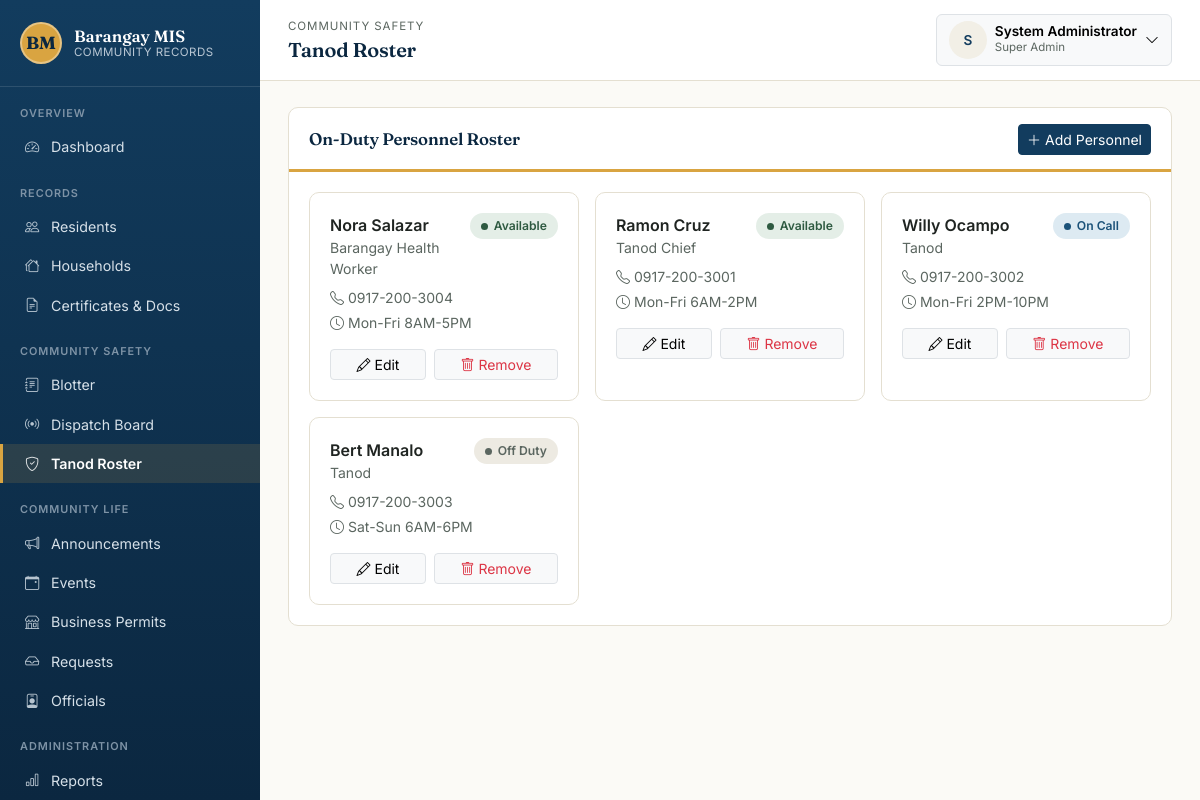
The page /modules/dispatch/roster.php (signed in) on the database its author committed.
### tables this page shows
CREATE TABLE tanod_roster (
    id                INT AUTO_INCREMENT PRIMARY KEY,
    full_name         VARCHAR(150) NOT NULL,
    contact_number    VARCHAR(20),
    role              VARCHAR(100) NOT NULL DEFAULT 'Tanod',
    shift_schedule    VARCHAR(100),
    status            ENUM('Available','On Call','Off Duty') NOT NULL DEFAULT 'Available',
    created_at        TIMESTAMP NOT NULL DEFAULT CURRENT_TIMESTAMP
);

### includes/auth.php (called while the page is built, shortened)
<?php
function current_role(): string
{
    return $_SESSION['role'] ?? '';
}

### includes/functions.php (called while the page is built, shortened)
<?php
function clean(?string $value): string
{
    return htmlspecialchars(trim($value ?? ''), ENT_QUOTES, 'UTF-8');
}

### modules/dispatch/roster.php (the view, shortened to what this page needs)
<?php
require_once __DIR__ . '/../../config.php';
require_once __DIR__ . '/../../includes/auth.php';
require_once __DIR__ . '/../../includes/functions.php';
$canManage = in_array(current_role(), STAFF_ROLES, true);
$roster = $pdo->query('SELECT * FROM tanod_roster ORDER BY FIELD(status,\'Available\',\'On Call\',\'Off Duty\'), full_name')->fetchAll();
require_once __DIR__ . '/../../includes/header.php';
?>
<div class="panel">
    <div class="panel-header">
        <h2>On-Duty Personnel Roster</h2>
        <?php if ($canManage): ?>
        <a href="<?= BASE_URL ?>/modules/dispatch/roster_form.php" class="btn btn-primary btn-sm"><i class="bi bi-plus-lg me-1"></i>Add Personnel</a>
        <?php endif; ?>
    </div>
    <div class="panel-body">
        <?php if (empty($roster)): ?>
            <div class="empty-state"><i class="bi bi-shield-check"></i>No personnel on the roster yet.</div>
        <?php else: ?>
        <div class="row g-3">
            <?php foreach ($roster as $t): ?>
            <div class="col-md-6 col-lg-4">
                <div class="panel h-100 mb-0">
                    <div class="panel-body">
                        <div class="d-flex justify-content-between align-items-start mb-2">
                            <div>
                                <div class="fw-semibold"><?= clean($t['full_name']) ?></div>
                                <div class="text-soft small"><?= clean($t['role']) ?></div>
                            </div>
                            <span class="status-pill <?= strtolower(str_replace(' ', '-', $t['status'])) ?>"><span class="dot"></span><?= clean($t['status']) ?></span>
                        </div>
                        <div class="small text-soft mb-1"><i class="bi bi-telephone me-1"></i><?= clean($t['contact_number'] ?: '—') ?></div>
                        <div class="small text-soft"><i class="bi bi-clock me-1"></i><?= clean($t['shift_schedule'] ?: 'No fixed schedule') ?></div>
                        <?php if ($canManage): ?>
                        <div class="mt-3 d-flex gap-2">
                            <a href="<?= BASE_URL ?>/modules/dispatch/roster_form.php?id=<?= (int)$t['id'] ?>" class="btn btn-sm btn-light border flex-fill"><i class="bi bi-pencil me-1"></i>Edit</a>
                            <form method="post" action="<?= BASE_URL ?>/modules/dispatch/roster_delete.php" class="flex-fill" data-confirm="Remove <?= clean($t['full_name']) ?> from the roster?">
                                <button type="submit" class="btn btn-sm btn-light border text-danger w-100"><i class="bi bi-trash me-1"></i>Remove</button>
                            </form>
                        </div>
                        <?php endif; ?>
                    </div>
                </div>
            </div>
            <?php endforeach; ?>
        </div>
        <?php endif; ?>
    </div>
</div>
<?php require_once __DIR__ . '/../../includes/footer.php'; ?>

### assets/css/style.css (style rules this page uses)
:root { --bagong-blue: #123C5E; --bagong-blue-dark: #0B2740; --bagong-blue-light: #1E5583; --paper: #FBFAF6; --paper-dim: #F2EFE6; --palay-gold: #D9A441; --palay-gold-dark: #B9832F; --adobe: #C1502E; --talahib: #4C7A5E; --ink: #1F2421; --ink-soft: #5B6660; --hairline: #E4DFD1; --font-display: 'Fraunces', Georgia, serif; --font-body: 'Inter', -apple-system, Segoe UI, Roboto, sans-serif; --font-mono: 'JetBrains Mono', SFMono-Regular, Menlo, monospace; --bs-primary: var(--bagong-blue); --bs-body-font-family: var(--font-body); --bs-body-color: var(--ink); --bs-body-bg: var(--paper); }
* { box-sizing: border-box; }
body { background: var(--paper); color: var(--ink); font-family: var(--font-body); }
h1, h2, h3, h4, .display-font { font-family: var(--font-display); font-weight: 600; letter-spacing: -0.01em; color: var(--bagong-blue-dark); }
a { color: var(--bagong-blue); }
.panel { background: #fff; border: 1px solid var(--hairline); border-radius: 10px; margin-bottom: 22px; overflow: hidden; }
.panel-header { display: flex; align-items: center; justify-content: space-between; gap: 12px; padding: 16px 20px 14px; border-bottom: 3px solid var(--palay-gold); flex-wrap: wrap; }
.panel-header h2, .panel-header h3 { margin: 0; font-size: 1.05rem; }
.panel-body { padding: 20px; }
.btn-primary { background: var(--bagong-blue); border-color: var(--bagong-blue); }
.status-pill { display: inline-flex; align-items: center; gap: 6px; padding: 4px 11px; border-radius: 100px; font-size: 0.76rem; font-weight: 600; background: #EDEAE2; color: #5B6660; }
.status-pill .dot { width: 7px; height: 7px; border-radius: 50%; background: currentColor; }
.status-pill.resolved, .status-pill.active, .status-pill.settled, .status-pill.completed, .status-pill.available { background: #E4EEE7; color: #2E5A41; }
.status-pill.dispatched, .status-pill.en-route, .status-pill.on-scene, .status-pill.ongoing, .status-pill.under-mediation, .status-pill.on-call { background: #DDEAF2; color: #1B5279; }
.status-pill.off-duty, .status-pill.closed, .status-pill.medium, .status-pill.deceased, .status-pill.moved_out, .status-pill.inactive { background: #EDEAE2; color: #5B6660; }
.text-soft { color: var(--ink-soft); }

### rows shown on the page
tanod_roster: full_name "Nora Salazar", role "Barangay Health Worker", status "Available", contact_number "0917-200-3004", shift_schedule "Mon-Fri 8AM-5PM"
tanod_roster: full_name "Ramon Cruz", role "Tanod Chief", status "Available", contact_number "0917-200-3001", shift_schedule "Mon-Fri 6AM-2PM"
tanod_roster: full_name "Willy Ocampo", role "Tanod", status "On Call", contact_number "0917-200-3002", shift_schedule "Mon-Fri 2PM-10PM"
tanod_roster: full_name "Bert Manalo", role "Tanod", status "Off Duty", contact_number "0917-200-3003", shift_schedule "Sat-Sun 6AM-6PM"

### other values the page prints
$label "Dashboard Residents Households Certificates & Docs Blotter Dispatch Board Tanod Roster Announcements Events Business Permits Requests Officials Reports"
$breadcrumbEyebrow "COMMUNITY SAFETY"
$pageTitle "Tanod Roster"
mb_strtoupper(mb_substr(current_full_name() ?: '?', 0, 1)) "S"
current_full_name() "System Administrator"
role_label(current_role()) "Super Admin"
